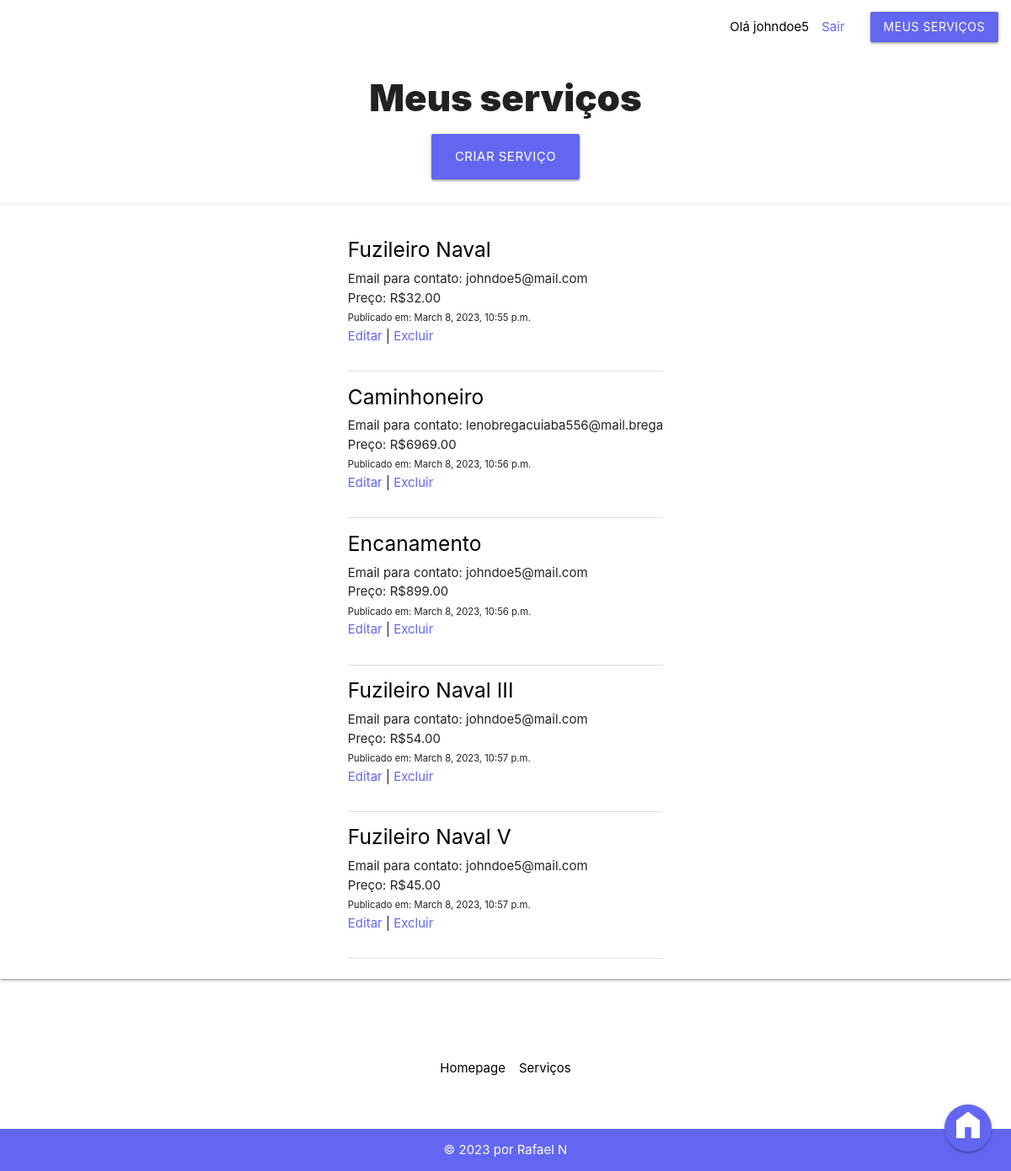
Screenshot of /servicosapp/servicos/usuario/meus_servicos/ (signed in) with the database file from the repository.
### servicosapp/models.py (models this page shows, shortened)
class Servico(models.Model):
    id_servico = models.AutoField(primary_key=True)
    fk_usuario = models.ForeignKey(auth_user, on_delete=models.DO_NOTHING, null=True)
    fk_categoria = models.ForeignKey(Categoria, on_delete=models.CASCADE, null=True)
    fk_estado = models.ForeignKey(Estado, on_delete=models.CASCADE, null=True)
    titulo = models.CharField(max_length=150, null=False)
    descricao = models.CharField(max_length=150, default=None)
    email = models.CharField(max_length=150, null=False)
    telefone_1 = models.CharField(max_length=50, null=True)
    telefone_2 = models.CharField(max_length=50, null=True)
    preco = models.IntegerField(default=0, null=True)
    data_pub = models.DateTimeField("Data de publicação", default=django.utils.timezone.now, null=True)

### servicosapp/views.py (the view)
# urls.py: path('servicos/usuario/meus_servicos/', views.meus_servicos, name='meus_servicos'),
@login_required(login_url="/servicosapp/usuario/entrar")
def meus_servicos(request):
       current_user = request.user
       meus_servicos = Servico.objects.filter(fk_usuario = current_user.id)
       context = {
            'current_user': current_user,
            'meus_servicos': meus_servicos
       }
       return render(request, 'servicosapp/usuario/meus_servicos.html', context)

### servicosapp/templates/servicosapp/usuario/meus_servicos.html
{% extends 'base.html' %}
{% block content %}
<h3>Meus serviços</h3>
<a style="background-color: var(--accent-color); max-width: max-content; text-decoration: none; display: block; margin-left: auto; margin-right: auto;"
    class="link-btn waves-effect waves-light btn-large" href="{% url 'servicosapp:criar_servicos' %}">Criar serviço</a>
{% if meus_servicos %}
<div class="card-panel" style="margin-top: 2em; display: flex; justify-content: center; align-items: center;">
    <ul>
        {% for meu_servico in meus_servicos %}
        <a id="ancora-servicos" href="{% url 'servicosapp:detalhes_servicos' meu_servico.id_servico %}">
            <h5>{{ meu_servico.titulo }}</h5>
        </a>
        <li>Email para contato: {{ meu_servico.email }}</li>
        <li>Preço: R${{ meu_servico.preco }}.00</li>
        <li><small>Publicado em: {{ meu_servico.data_pub }}</small></li>
        <a href="/servicosapp/servicos/{{ meu_servico.id_servico }}/editar/">Editar</a>
        |
        <a style="cursor: pointer;" id="excluir-btn"
            href="/servicosapp/servicos/{{ meu_servico.id_servico }}/excluir/">Excluir</a>
        <div class="section"></div>
        <div class="divider"></div>
        {% endfor %}
    </ul>
</div>
{% else %}
<p style="text-align: center; margin-top: 4em;">Não há serviços cadastrados!</p>
{% endif %}
{% endblock content %}

### servicosapp/templates/navbar.html
<nav>
    <div class="nav-wrapper">
        <ul id="nav-mobile" class="right">
            {% if user.is_authenticated %}
            <li style="color: black;">Olá {{ user.username }} </li>
            <li><a href="{% url 'servicosapp:sair' %}">Sair</a></li>
            {% else %}
            <li><a href="{% url 'servicosapp:entrar_form' %}">Entrar</a></li>
            {% endif %}
            <li><a class="login-btn waves-effect waves-light btn"
                    href="{% url 'servicosapp:meus_servicos' %}">Meus serviços</a></li>
        </ul>
    </div>
</nav>

### servicosapp/static/servicosapp/stylesheet.css (style rules this page uses)
* { box-sizing: border-box; padding: 0; margin: 0; }
body { background-color: var(--primary-color); }
body button, .login-btn { background-color: var(--accent-color) !important; }
body a { color: var(--accent-color); }
body h3 { font-weight: 900; text-align: center; }
body nav { background: transparent; box-shadow: none; }
body nav li a { color: var(--accent-color); }
div #ancora-servicos { color: black; }

### rows the page displays
Servico: titulo "Fuzileiro Naval", email "johndoe5@mail.com", preco "32", data_pub "March 8, 2023, 10:55 p.m."
Servico: titulo "Caminhoneiro", email "lenobregacuiaba556@mail.brega", preco "6969", data_pub "March 8, 2023, 10:56 p.m."
Servico: titulo "Encanamento", email "johndoe5@mail.com", preco "899", data_pub "March 8, 2023, 10:56 p.m."
Servico: titulo "Fuzileiro Naval III", email "johndoe5@mail.com", preco "54", data_pub "March 8, 2023, 10:57 p.m."
Servico: titulo "Fuzileiro Naval V", email "johndoe5@mail.com", preco "45", data_pub "March 8, 2023, 10:57 p.m."

### other values shown
{{ user.username }} "johndoe5"
